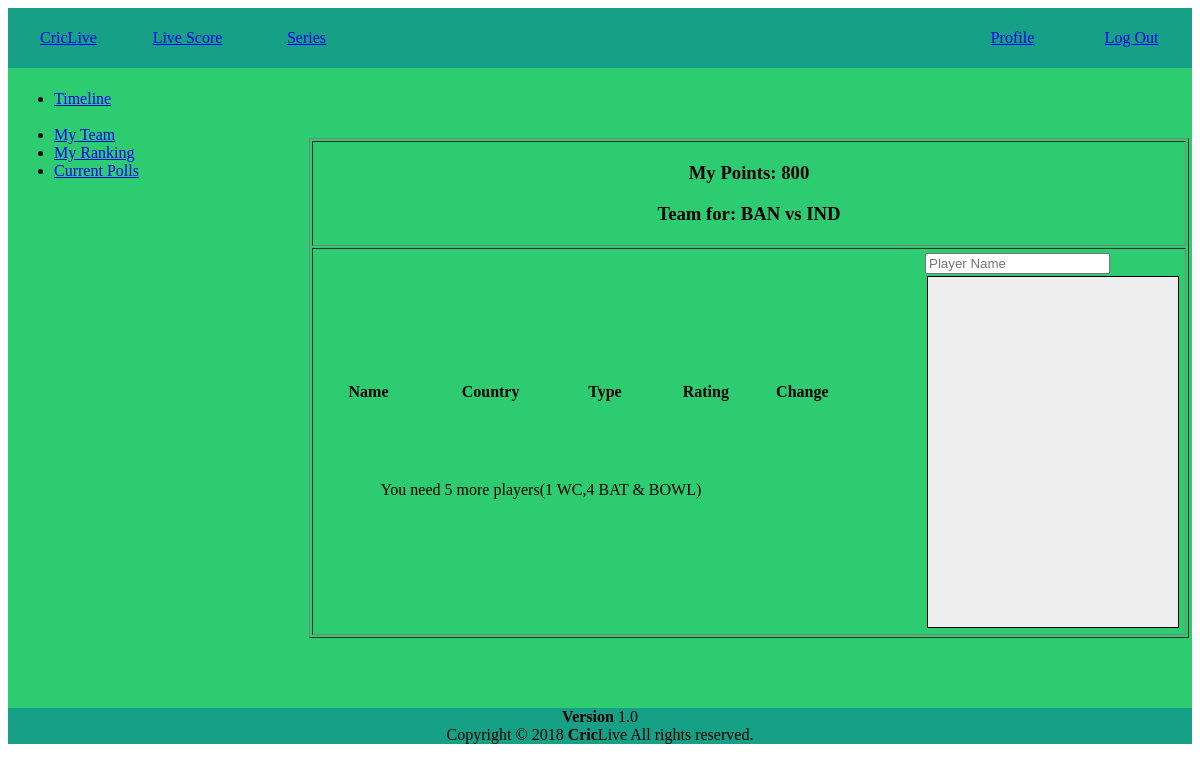
Before: /user/modify.php?id=1 (signed in) with the older database file.
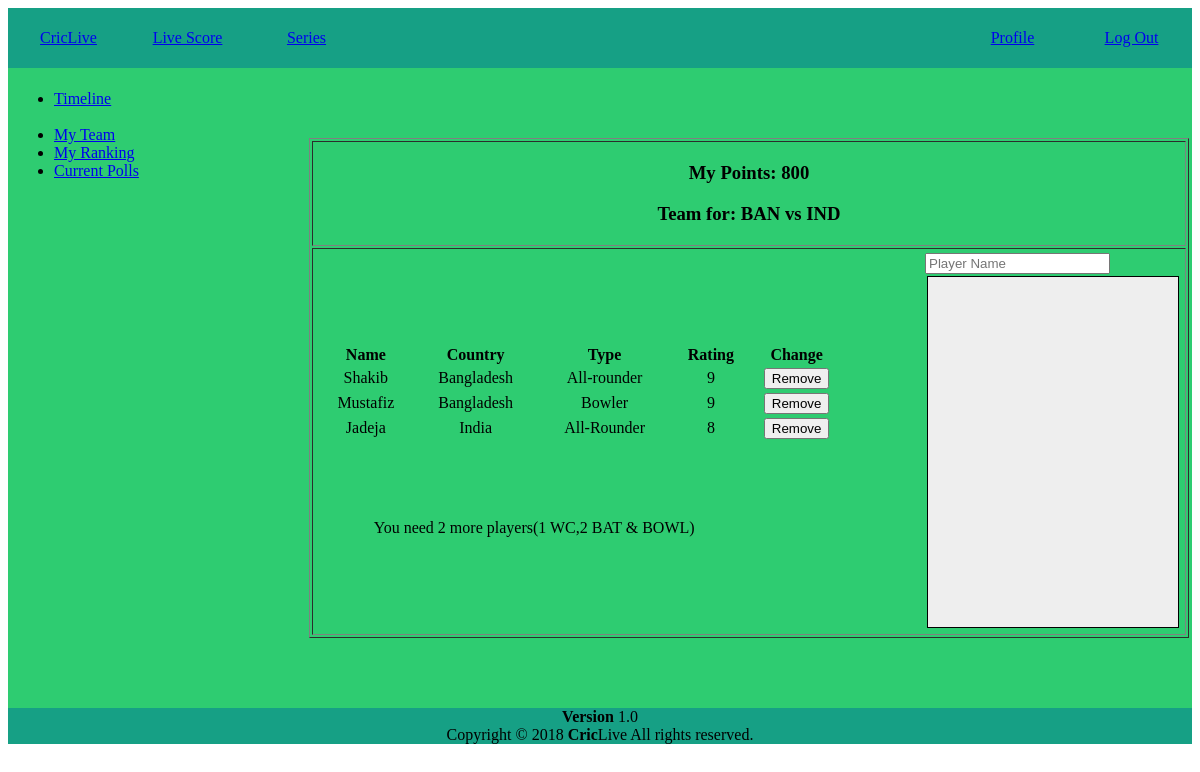
After: the same page with the newer database file.
### tables this page shows
CREATE TABLE `rank` (
  `user_id` varchar(100) NOT NULL,
  `name` varchar(100) NOT NULL,
  `country` varchar(100) NOT NULL,
  `points` int(255) NOT NULL
);

CREATE TABLE `play` (
  `match_id` int(100) NOT NULL,
  `team1` varchar(10) NOT NULL,
  `team2` varchar(10) NOT NULL,
  `status` varchar(10) NOT NULL,
  `innings` int(10) NOT NULL,
  `type` varchar(10) NOT NULL
);

### user/modify.php (the view, shortened to what this page needs)
<?php
	if(!isset($_SESSION['log']))
    {
        header("location: ../login.html");
	}
    else{
        $conn = mysqli_connect('localhost', 'root', '', 'criclive');
        $sql= "SELECT * FROM `rank` WHERE user_id='".$_SESSION['id']."'";
        $result = mysqli_query($conn, $sql);
        while($row = mysqli_fetch_assoc($result)){
            $points = $row['points'];
        }
    }
    $matchId = $_GET['id'];
    $conn = mysqli_connect('localhost', 'root', '', 'criclive');
    $team1 = null;
    $team2 = null;
    $sql= "SELECT * FROM `play` WHERE match_id='".$matchId."'";
    $result = mysqli_query($conn, $sql);
    while($row = mysqli_fetch_assoc($result)){
        $team1 = $row['team1'];
        $team2 = $row['team2'];
    }
    $count = 0;
    $batsman = 0;
    $wicket = 0;
    $bowler = 0;
    $all = 0;
?>
<!DOCTYPE html>
<html>
<head>
    <link rel="stylesheet" type="text/css" href="../css/style.css">
</head>
<body>
    <table width="100%"id="headerstyle" style="color:green;" height="50px">
        <tr >
            <td width="10%"><a href="user.php"><center>CricLive</center></a></td>
            <td width="10%" style="color:green;"><a href="viewScore.php"><center>Live Score</center></a></td>
            <td width="10%"><a href="#"><center>Series</center></a></td>
            <td width="50%"></td>
            <td width="10%"><a href="profile.php"><center>Profile</center></a></td>
            <td width="10%"><a href="logout.php"><center>Log Out</center></a></td>
        </tr>
    </table >
    <table id="mainframe" width="100%"height="640px">
        <tr>
            <td  width="20%" valign="top">
                <table  width="100%" border="0">
                    <tr>
                        <center>
                            <td>
                                <ul>
                                <li><a href="user.php">Timeline</a></li>
                               <br> <li><a href="myTeam.php"> My Team</a></li>
                                <li><a href="ranking.php"> My Ranking</a></li>
                                <li><a href="poll.php"> Current Polls </a></li>
                              </ul>
                            </td>
                        </center>
                    </tr>
                </table>
            </td>
            <td  width="5%"></td>
            <td width="75%">
                <table  width="100%" border="1">
                    <tr>
                        <td>
                            <div>
                              <center><h3>My Points: <?=$points?> </h3></center>
                            </div>
                            <div>
                              <center><h3>Team for: <?=$team1?> vs <?=$team2?></h3></center>
                            </div>
                        </td>
                    </tr>
                    <tr>
                        <td>
                            <table>
                                <tr>
                                    <td width="65%">
                                        <table width="100%">
                                            <thead>
                                                <tr>
                                                    <th><center>Name</center></th>
                                                    <th><center>Country</center></th>
                                                    <th><center>Type</center></th>
                                                    <th><center>Rating</center></th>
                                                    <th><center>Change</center></th>
                                                </tr>
                                            </thead>
                                            <?php
                                                $sql= "SELECT * FROM `team` WHERE match_id='".$matchId."' AND user_id='".$_SESSION['id']."'";
                                                $result = mysqli_query($conn, $sql);
                                                while($row = mysqli_fetch_assoc($result)){
                                                    $i = 1;
                                                    while($i<6){
                                                        $sql2= "SELECT * FROM `player info` WHERE player_id='".$row['player'.$i]."'";
                                                        $result2 = mysqli_query($conn, $sql2);
                                                        while($row2 = mysqli_fetch_assoc($result2)){
                                                            $count++;
                                                            if($row2['category'] == "Batsman"){
                                                                $batsman++;
                                                            }
                                                            else if($row2['category'] == "Bowler"){
                                                                $bowler++;
                                                            }
                                                            else if($row2['category'] == "All-Rounder"){
                                                                $all++;
                                                            }
                                                            else if($row2['category'] == "WicketKeeper"){
                                                                $wicket++;
                                                            }
                                                            else{}
                                            ?>
                                                            <tr>
                                                                <td><center> <?=$row2['name']?> </center></td>
                                                                <td><center> <?=$row2['country']?> </center></td>
                                                                <td><center> <?=$row2['category']?> </center></td>
                                                                <td><center> <?=$row2['rating']?> </center></td>
                                                                <td><center> <input type="button" id="<?='player'.$i?>"  value="Remove" onclick="remove(this)"> </center></td>
                                                            </tr>
                                            <?php
                                                        }
                                                        $i++;
                                                    }
                                                }
                                            ?>
                                            <tr>
                                                <td colspan="4">
                                                    <br><br>
                                                </td>
                                            </tr>
                                            <tr>
                                                <td colspan="4">
                                                    <br><br>
                                                    <center>You need <?=(5-$count)?> more players(<?=(1-$wicket)?> WC,<?=(4-($bowler+$batsman+$all))?> BAT & BOWL) </center>
                                                </td>
                                            </tr>
                                        </table>
                                    </td>
                                    <td width="10%"></td>
                                    <td>
                                        <input type="text" id="search" placeholder="Player Name" onkeyup="searchPlayer(this)">
                                        <br>
                                        <div style='background-color: #eee; width:250px; height:350px; border: 1px solid #000; margin:2px' id="player">
                                        </div>
                                    </td>
                                </tr>
                            </table>
                        </td>
                    </tr>
                </table>
            </td>
        </tr>
    </table>
    <?php include 'footer.php';?>
</body>
</html>

### user/footer.php
<div id="footer" align="center" class="container">
      <div class="pull-right hidden-xs">
        <b>Version</b> 1.0
      </div>
      Copyright &copy; 2018 <strong>Cric</strong>Live All rights
      reserved.
    </div>

### css/style.css (style rules this page uses)
#headerstyle { background-color: #16a085; height: 60px; padding-bottom: -20px; }
#mainframe { background-color: #2ecc71 ; border: 0px; }
#footer { background-color: #16a085; }

Changed rows visible on the page:
added player info: name "Shakib", country "Bangladesh", category "All-rounder", rating "9"
added player info: name "Mustafiz", country "Bangladesh", category "Bowler", rating "9"
added player info: name "Jadeja", country "India", category "All-Rounder", rating "8"
Other visible differences:
5-$count: "5" → "2"
4-($bowler+$batsman+$all): "4" → "2"
